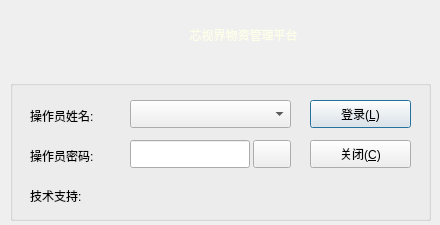
<?xml version="1.0" encoding="UTF-8"?>
<ui version="4.0">
 <class>frmLogin</class>
 <widget class="QDialog" name="frmLogin">
  <property name="geometry">
   <rect>
    <x>0</x>
    <y>0</y>
    <width>440</width>
    <height>225</height>
   </rect>
  </property>
  <property name="windowTitle">
   <string>操作员登录</string>
  </property>
  <property name="windowIcon">
   <iconset>
    <normaloff>icon_1.png</normaloff>icon_1.png</iconset>
  </property>
  <property name="styleSheet">
   <string notr="true">font: 12pt &quot;宋体&quot;;</string>
  </property>
  <widget class="QLabel" name="label">
   <property name="geometry">
    <rect>
     <x>0</x>
     <y>0</y>
     <width>500</width>
     <height>70</height>
    </rect>
   </property>
   <property name="text">
    <string/>
   </property>
   <property name="pixmap">
    <pixmap>image/banner.png</pixmap>
   </property>
  </widget>
  <widget class="QGroupBox" name="groupBox">
   <property name="geometry">
    <rect>
     <x>10</x>
     <y>80</y>
     <width>421</width>
     <height>141</height>
    </rect>
   </property>
   <property name="title">
    <string/>
   </property>
   <widget class="QComboBox" name="txtUserName">
    <property name="geometry">
     <rect>
      <x>120</x>
      <y>20</y>
      <width>161</width>
      <height>28</height>
     </rect>
    </property>
   </widget>
   <widget class="QLabel" name="labUserName">
    <property name="geometry">
     <rect>
      <x>20</x>
      <y>20</y>
      <width>91</width>
      <height>31</height>
     </rect>
    </property>
    <property name="text">
     <string>操作员姓名:</string>
    </property>
   </widget>
   <widget class="QLabel" name="labUserPwd">
    <property name="geometry">
     <rect>
      <x>20</x>
      <y>60</y>
      <width>91</width>
      <height>31</height>
     </rect>
    </property>
    <property name="text">
     <string>操作员密码:</string>
    </property>
   </widget>
   <widget class="QLineEdit" name="txtUserPwd">
    <property name="geometry">
     <rect>
      <x>120</x>
      <y>60</y>
      <width>120</width>
      <height>28</height>
     </rect>
    </property>
    <property name="echoMode">
     <enum>QLineEdit::Password</enum>
    </property>
   </widget>
   <widget class="QPushButton" name="btnLogin">
    <property name="geometry">
     <rect>
      <x>300</x>
      <y>20</y>
      <width>101</width>
      <height>28</height>
     </rect>
    </property>
    <property name="cursor">
     <cursorShape>PointingHandCursor</cursorShape>
    </property>
    <property name="text">
     <string>登录(&amp;L)</string>
    </property>
    <property name="icon">
     <iconset>
      <normaloff>image/update.png</normaloff>image/update.png</iconset>
    </property>
    <property name="iconSize">
     <size>
      <width>20</width>
      <height>20</height>
     </size>
    </property>
   </widget>
   <widget class="QPushButton" name="btnClose">
    <property name="geometry">
     <rect>
      <x>300</x>
      <y>60</y>
      <width>101</width>
      <height>28</height>
     </rect>
    </property>
    <property name="cursor">
     <cursorShape>PointingHandCursor</cursorShape>
    </property>
    <property name="toolTip">
     <string>&lt;html&gt;&lt;head/&gt;&lt;body&gt;&lt;p&gt;&lt;br/&gt;&lt;/p&gt;&lt;/body&gt;&lt;/html&gt;</string>
    </property>
    <property name="whatsThis">
     <string>&lt;html&gt;&lt;head/&gt;&lt;body&gt;&lt;p&gt;&lt;br/&gt;&lt;/p&gt;&lt;/body&gt;&lt;/html&gt;</string>
    </property>
    <property name="text">
     <string>关闭(&amp;C)</string>
    </property>
    <property name="icon">
     <iconset>
      <normaloff>image/delete.png</normaloff>image/delete.png</iconset>
    </property>
    <property name="iconSize">
     <size>
      <width>20</width>
      <height>20</height>
     </size>
    </property>
   </widget>
   <widget class="QLabel" name="labCompany">
    <property name="geometry">
     <rect>
      <x>20</x>
      <y>100</y>
      <width>381</width>
      <height>31</height>
     </rect>
    </property>
    <property name="text">
     <string>技术支持:</string>
    </property>
   </widget>
   <widget class="QPushButton" name="btnKey">
    <property name="geometry">
     <rect>
      <x>243</x>
      <y>60</y>
      <width>38</width>
      <height>28</height>
     </rect>
    </property>
    <property name="cursor">
     <cursorShape>PointingHandCursor</cursorShape>
    </property>
    <property name="text">
     <string/>
    </property>
    <property name="icon">
     <iconset>
      <normaloff>image/key.ico</normaloff>image/key.ico</iconset>
    </property>
    <property name="iconSize">
     <size>
      <width>32</width>
      <height>32</height>
     </size>
    </property>
   </widget>
  </widget>
  <widget class="QLabel" name="labTitle">
   <property name="geometry">
    <rect>
     <x>53</x>
     <y>0</y>
     <width>381</width>
     <height>70</height>
    </rect>
   </property>
   <property name="styleSheet">
    <string notr="true">font: 75 16pt &quot;宋体&quot;;
color: rgb(254, 255, 233);</string>
   </property>
   <property name="text">
    <string>芯视界物资管理平台</string>
   </property>
   <property name="alignment">
    <set>Qt::AlignCenter</set>
   </property>
  </widget>
  <widget class="QGroupBox" name="gboxSoftKey">
   <property name="geometry">
    <rect>
     <x>30</x>
     <y>230</y>
     <width>261</width>
     <height>61</height>
    </rect>
   </property>
   <property name="autoFillBackground">
    <bool>true</bool>
   </property>
   <property name="styleSheet">
    <string notr="true">QWidget {
	font: 12pt &quot;宋体&quot;;
}
QPushButton {
    border: 1px solid #333333;    
}
QPushButton:pressed {
    background-color: #111111;
    border-color: #333333;
    color: yellow;
}</string>
   </property>
   <property name="title">
    <string/>
   </property>
   <widget class="QPushButton" name="btn0">
    <property name="geometry">
     <rect>
      <x>180</x>
      <y>20</y>
      <width>21</width>
      <height>21</height>
     </rect>
    </property>
    <property name="cursor">
     <cursorShape>PointingHandCursor</cursorShape>
    </property>
    <property name="text">
     <string>0</string>
    </property>
   </widget>
   <widget class="QPushButton" name="btn7">
    <property name="geometry">
     <rect>
      <x>200</x>
      <y>40</y>
      <width>21</width>
      <height>21</height>
     </rect>
    </property>
    <property name="cursor">
     <cursorShape>PointingHandCursor</cursorShape>
    </property>
    <property name="text">
     <string>7</string>
    </property>
   </widget>
   <widget class="QPushButton" name="btn6">
    <property name="geometry">
     <rect>
      <x>180</x>
      <y>40</y>
      <width>21</width>
      <height>21</height>
     </rect>
    </property>
    <property name="cursor">
     <cursorShape>PointingHandCursor</cursorShape>
    </property>
    <property name="text">
     <string>6</string>
    </property>
   </widget>
   <widget class="QPushButton" name="btnJ">
    <property name="geometry">
     <rect>
      <x>120</x>
      <y>20</y>
      <width>21</width>
      <height>21</height>
     </rect>
    </property>
    <property name="cursor">
     <cursorShape>PointingHandCursor</cursorShape>
    </property>
    <property name="text">
     <string>J</string>
    </property>
   </widget>
   <widget class="QPushButton" name="btnY">
    <property name="geometry">
     <rect>
      <x>100</x>
      <y>0</y>
      <width>21</width>
      <height>21</height>
     </rect>
    </property>
    <property name="cursor">
     <cursorShape>PointingHandCursor</cursorShape>
    </property>
    <property name="text">
     <string>Y</string>
    </property>
   </widget>
   <widget class="QPushButton" name="btnK">
    <property name="geometry">
     <rect>
      <x>140</x>
      <y>20</y>
      <width>21</width>
      <height>21</height>
     </rect>
    </property>
    <property name="cursor">
     <cursorShape>PointingHandCursor</cursorShape>
    </property>
    <property name="text">
     <string>K</string>
    </property>
   </widget>
   <widget class="QPushButton" name="btnG">
    <property name="geometry">
     <rect>
      <x>80</x>
      <y>20</y>
      <width>21</width>
      <height>21</height>
     </rect>
    </property>
    <property name="cursor">
     <cursorShape>PointingHandCursor</cursorShape>
    </property>
    <property name="text">
     <string>G</string>
    </property>
   </widget>
   <widget class="QPushButton" name="btn3">
    <property name="geometry">
     <rect>
      <x>240</x>
      <y>20</y>
      <width>21</width>
      <height>21</height>
     </rect>
    </property>
    <property name="cursor">
     <cursorShape>PointingHandCursor</cursorShape>
    </property>
    <property name="text">
     <string>3</string>
    </property>
   </widget>
   <widget class="QPushButton" name="btn2">
    <property name="geometry">
     <rect>
      <x>220</x>
      <y>20</y>
      <width>21</width>
      <height>21</height>
     </rect>
    </property>
    <property name="cursor">
     <cursorShape>PointingHandCursor</cursorShape>
    </property>
    <property name="text">
     <string>2</string>
    </property>
   </widget>
   <widget class="QPushButton" name="btnQ">
    <property name="geometry">
     <rect>
      <x>0</x>
      <y>0</y>
      <width>21</width>
      <height>21</height>
     </rect>
    </property>
    <property name="cursor">
     <cursorShape>PointingHandCursor</cursorShape>
    </property>
    <property name="text">
     <string>Q</string>
    </property>
   </widget>
   <widget class="QPushButton" name="btnA">
    <property name="geometry">
     <rect>
      <x>0</x>
      <y>20</y>
      <width>21</width>
      <height>21</height>
     </rect>
    </property>
    <property name="cursor">
     <cursorShape>PointingHandCursor</cursorShape>
    </property>
    <property name="text">
     <string>A</string>
    </property>
   </widget>
   <widget class="QPushButton" name="btnZ">
    <property name="geometry">
     <rect>
      <x>0</x>
      <y>40</y>
      <width>21</width>
      <height>21</height>
     </rect>
    </property>
    <property name="cursor">
     <cursorShape>PointingHandCursor</cursorShape>
    </property>
    <property name="text">
     <string>Z</string>
    </property>
   </widget>
   <widget class="QPushButton" name="btnP">
    <property name="geometry">
     <rect>
      <x>180</x>
      <y>0</y>
      <width>21</width>
      <height>21</height>
     </rect>
    </property>
    <property name="cursor">
     <cursorShape>PointingHandCursor</cursorShape>
    </property>
    <property name="text">
     <string>P</string>
    </property>
   </widget>
   <widget class="QPushButton" name="btn4">
    <property name="geometry">
     <rect>
      <x>140</x>
      <y>40</y>
      <width>21</width>
      <height>21</height>
     </rect>
    </property>
    <property name="cursor">
     <cursorShape>PointingHandCursor</cursorShape>
    </property>
    <property name="text">
     <string>4</string>
    </property>
   </widget>
   <widget class="QPushButton" name="btnF">
    <property name="geometry">
     <rect>
      <x>60</x>
      <y>20</y>
      <width>21</width>
      <height>21</height>
     </rect>
    </property>
    <property name="cursor">
     <cursorShape>PointingHandCursor</cursorShape>
    </property>
    <property name="text">
     <string>F</string>
    </property>
   </widget>
   <widget class="QPushButton" name="btnC">
    <property name="geometry">
     <rect>
      <x>40</x>
      <y>40</y>
      <width>21</width>
      <height>21</height>
     </rect>
    </property>
    <property name="cursor">
     <cursorShape>PointingHandCursor</cursorShape>
    </property>
    <property name="text">
     <string>C</string>
    </property>
   </widget>
   <widget class="QPushButton" name="btn9">
    <property name="geometry">
     <rect>
      <x>240</x>
      <y>40</y>
      <width>21</width>
      <height>21</height>
     </rect>
    </property>
    <property name="cursor">
     <cursorShape>PointingHandCursor</cursorShape>
    </property>
    <property name="text">
     <string>9</string>
    </property>
   </widget>
   <widget class="QPushButton" name="btnO">
    <property name="geometry">
     <rect>
      <x>160</x>
      <y>0</y>
      <width>21</width>
      <height>21</height>
     </rect>
    </property>
    <property name="cursor">
     <cursorShape>PointingHandCursor</cursorShape>
    </property>
    <property name="text">
     <string>O</string>
    </property>
   </widget>
   <widget class="QPushButton" name="btn1">
    <property name="geometry">
     <rect>
      <x>200</x>
      <y>20</y>
      <width>21</width>
      <height>21</height>
     </rect>
    </property>
    <property name="cursor">
     <cursorShape>PointingHandCursor</cursorShape>
    </property>
    <property name="text">
     <string>1</string>
    </property>
   </widget>
   <widget class="QPushButton" name="btnR">
    <property name="geometry">
     <rect>
      <x>60</x>
      <y>0</y>
      <width>21</width>
      <height>21</height>
     </rect>
    </property>
    <property name="cursor">
     <cursorShape>PointingHandCursor</cursorShape>
    </property>
    <property name="text">
     <string>R</string>
    </property>
   </widget>
   <widget class="QPushButton" name="btnN">
    <property name="geometry">
     <rect>
      <x>100</x>
      <y>40</y>
      <width>21</width>
      <height>21</height>
     </rect>
    </property>
    <property name="cursor">
     <cursorShape>PointingHandCursor</cursorShape>
    </property>
    <property name="text">
     <string>N</string>
    </property>
   </widget>
   <widget class="QPushButton" name="btn8">
    <property name="geometry">
     <rect>
      <x>220</x>
      <y>40</y>
      <width>21</width>
      <height>21</height>
     </rect>
    </property>
    <property name="cursor">
     <cursorShape>PointingHandCursor</cursorShape>
    </property>
    <property name="text">
     <string>8</string>
    </property>
   </widget>
   <widget class="QPushButton" name="btnH">
    <property name="geometry">
     <rect>
      <x>100</x>
      <y>20</y>
      <width>21</width>
      <height>21</height>
     </rect>
    </property>
    <property name="cursor">
     <cursorShape>PointingHandCursor</cursorShape>
    </property>
    <property name="text">
     <string>H</string>
    </property>
   </widget>
   <widget class="QPushButton" name="btnU">
    <property name="geometry">
     <rect>
      <x>120</x>
      <y>0</y>
      <width>21</width>
      <height>21</height>
     </rect>
    </property>
    <property name="cursor">
     <cursorShape>PointingHandCursor</cursorShape>
    </property>
    <property name="text">
     <string>U</string>
    </property>
   </widget>
   <widget class="QPushButton" name="btnV">
    <property name="geometry">
     <rect>
      <x>60</x>
      <y>40</y>
      <width>21</width>
      <height>21</height>
     </rect>
    </property>
    <property name="cursor">
     <cursorShape>PointingHandCursor</cursorShape>
    </property>
    <property name="text">
     <string>V</string>
    </property>
   </widget>
   <widget class="QPushButton" name="btnX">
    <property name="geometry">
     <rect>
      <x>20</x>
      <y>40</y>
      <width>21</width>
      <height>21</height>
     </rect>
    </property>
    <property name="cursor">
     <cursorShape>PointingHandCursor</cursorShape>
    </property>
    <property name="text">
     <string>X</string>
    </property>
   </widget>
   <widget class="QPushButton" name="btnE">
    <property name="geometry">
     <rect>
      <x>40</x>
      <y>0</y>
      <width>21</width>
      <height>21</height>
     </rect>
    </property>
    <property name="cursor">
     <cursorShape>PointingHandCursor</cursorShape>
    </property>
    <property name="text">
     <string>E</string>
    </property>
   </widget>
   <widget class="QPushButton" name="btnI">
    <property name="geometry">
     <rect>
      <x>140</x>
      <y>0</y>
      <width>21</width>
      <height>21</height>
     </rect>
    </property>
    <property name="cursor">
     <cursorShape>PointingHandCursor</cursorShape>
    </property>
    <property name="text">
     <string>I</string>
    </property>
   </widget>
   <widget class="QPushButton" name="btnS">
    <property name="geometry">
     <rect>
      <x>20</x>
      <y>20</y>
      <width>21</width>
      <height>21</height>
     </rect>
    </property>
    <property name="cursor">
     <cursorShape>PointingHandCursor</cursorShape>
    </property>
    <property name="text">
     <string>S</string>
    </property>
   </widget>
   <widget class="QPushButton" name="btnW">
    <property name="geometry">
     <rect>
      <x>20</x>
      <y>0</y>
      <width>21</width>
      <height>21</height>
     </rect>
    </property>
    <property name="cursor">
     <cursorShape>PointingHandCursor</cursorShape>
    </property>
    <property name="text">
     <string>W</string>
    </property>
   </widget>
   <widget class="QPushButton" name="btnL">
    <property name="geometry">
     <rect>
      <x>160</x>
      <y>20</y>
      <width>21</width>
      <height>21</height>
     </rect>
    </property>
    <property name="cursor">
     <cursorShape>PointingHandCursor</cursorShape>
    </property>
    <property name="text">
     <string>L</string>
    </property>
   </widget>
   <widget class="QPushButton" name="btnT">
    <property name="geometry">
     <rect>
      <x>80</x>
      <y>0</y>
      <width>21</width>
      <height>21</height>
     </rect>
    </property>
    <property name="cursor">
     <cursorShape>PointingHandCursor</cursorShape>
    </property>
    <property name="text">
     <string>T</string>
    </property>
   </widget>
   <widget class="QPushButton" name="btnB">
    <property name="geometry">
     <rect>
      <x>80</x>
      <y>40</y>
      <width>21</width>
      <height>21</height>
     </rect>
    </property>
    <property name="cursor">
     <cursorShape>PointingHandCursor</cursorShape>
    </property>
    <property name="text">
     <string>B</string>
    </property>
   </widget>
   <widget class="QPushButton" name="btnD">
    <property name="geometry">
     <rect>
      <x>40</x>
      <y>20</y>
      <width>21</width>
      <height>21</height>
     </rect>
    </property>
    <property name="cursor">
     <cursorShape>PointingHandCursor</cursorShape>
    </property>
    <property name="text">
     <string>D</string>
    </property>
   </widget>
   <widget class="QPushButton" name="btnM">
    <property name="geometry">
     <rect>
      <x>120</x>
      <y>40</y>
      <width>21</width>
      <height>21</height>
     </rect>
    </property>
    <property name="cursor">
     <cursorShape>PointingHandCursor</cursorShape>
    </property>
    <property name="text">
     <string>M</string>
    </property>
   </widget>
   <widget class="QPushButton" name="btn5">
    <property name="geometry">
     <rect>
      <x>160</x>
      <y>40</y>
      <width>21</width>
      <height>21</height>
     </rect>
    </property>
    <property name="cursor">
     <cursorShape>PointingHandCursor</cursorShape>
    </property>
    <property name="text">
     <string>5</string>
    </property>
   </widget>
   <widget class="QPushButton" name="btnDelete">
    <property name="geometry">
     <rect>
      <x>200</x>
      <y>0</y>
      <width>61</width>
      <height>21</height>
     </rect>
    </property>
    <property name="cursor">
     <cursorShape>PointingHandCursor</cursorShape>
    </property>
    <property name="text">
     <string>←</string>
    </property>
   </widget>
  </widget>
 </widget>
 <tabstops>
  <tabstop>txtUserPwd</tabstop>
  <tabstop>txtUserName</tabstop>
  <tabstop>btnLogin</tabstop>
  <tabstop>btnClose</tabstop>
 </tabstops>
 <resources/>
 <connections/>
</ui>
